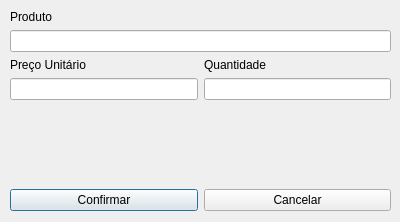
<?xml version="1.0" encoding="UTF-8"?>
<ui version="4.0">
 <class>fm_editarprodutovenda</class>
 <widget class="QDialog" name="fm_editarprodutovenda">
  <property name="geometry">
   <rect>
    <x>0</x>
    <y>0</y>
    <width>400</width>
    <height>222</height>
   </rect>
  </property>
  <property name="windowTitle">
   <string>Dialog</string>
  </property>
  <property name="styleSheet">
   <string notr="true">QDialog{
	background-image:url(:/imagens/cadeado/fundo.png);
}

</string>
  </property>
  <widget class="QWidget" name="layoutWidget">
   <property name="geometry">
    <rect>
     <x>10</x>
     <y>10</y>
     <width>381</width>
     <height>201</height>
    </rect>
   </property>
   <layout class="QVBoxLayout" name="verticalLayout_4">
    <item>
     <layout class="QVBoxLayout" name="verticalLayout">
      <item>
       <widget class="QLabel" name="label">
        <property name="text">
         <string>Produto</string>
        </property>
       </widget>
      </item>
      <item>
       <widget class="QLineEdit" name="txt_edita_produto"/>
      </item>
     </layout>
    </item>
    <item>
     <layout class="QHBoxLayout" name="horizontalLayout">
      <item>
       <layout class="QVBoxLayout" name="verticalLayout_2">
        <item>
         <widget class="QLabel" name="label_2">
          <property name="text">
           <string>Preço Unitário</string>
          </property>
         </widget>
        </item>
        <item>
         <widget class="QLineEdit" name="txt_edita_precoUnitario"/>
        </item>
       </layout>
      </item>
      <item>
       <layout class="QVBoxLayout" name="verticalLayout_3">
        <item>
         <widget class="QLabel" name="label_3">
          <property name="text">
           <string>Quantidade</string>
          </property>
         </widget>
        </item>
        <item>
         <widget class="QLineEdit" name="txt_edita_quantidade"/>
        </item>
       </layout>
      </item>
     </layout>
    </item>
    <item>
     <spacer name="verticalSpacer">
      <property name="orientation">
       <enum>Qt::Vertical</enum>
      </property>
      <property name="sizeHint" stdset="0">
       <size>
        <width>20</width>
        <height>40</height>
       </size>
      </property>
     </spacer>
    </item>
    <item>
     <layout class="QHBoxLayout" name="horizontalLayout_2">
      <item>
       <widget class="QPushButton" name="btn_edita_confirma">
        <property name="text">
         <string>Confirmar</string>
        </property>
       </widget>
      </item>
      <item>
       <widget class="QPushButton" name="btn_edita_cancela">
        <property name="text">
         <string>Cancelar</string>
        </property>
       </widget>
      </item>
     </layout>
    </item>
   </layout>
  </widget>
 </widget>
 <resources/>
 <connections/>
</ui>
